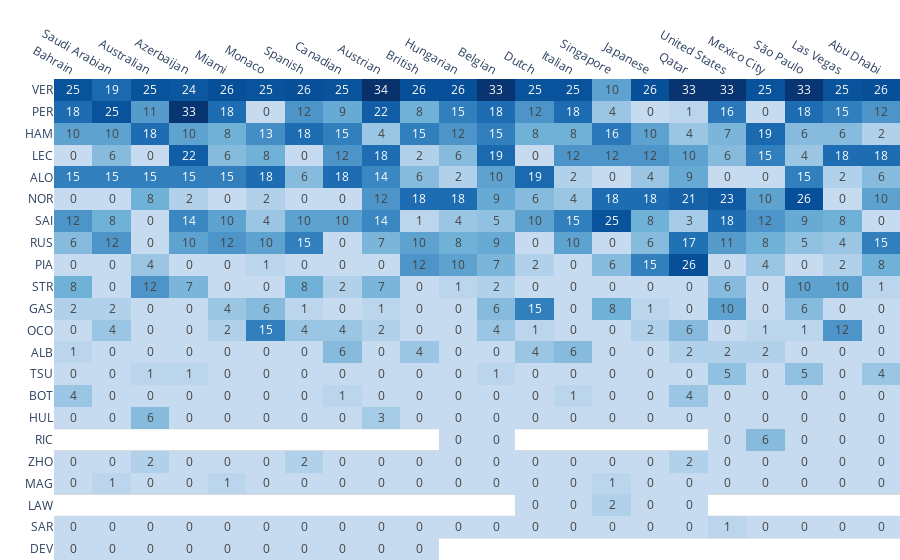

Here is the notebook cell this chart was saved with:
### Code cell
#| label: ninth
import pandas as pd
import plotly.express as px
from plotly.io import show
fastf1.Cache.enable_cache('D:\\')
from fastf1.ergast import Ergast
ergast = Ergast()
races = ergast.get_race_schedule(2023)  # Races in year 2022
results = []

# For each race in the season
for rnd, race in races['raceName'].items():

    # Get results. Note that we use the round no. + 1, because the round no.
    # starts from one (1) instead of zero (0)
    temp = ergast.get_race_results(season=2023, round=rnd + 1)
    temp = temp.content[0]

    # If there is a sprint, get the results as well
    sprint = ergast.get_sprint_results(season=2023, round=rnd + 1)
    if sprint.content and sprint.description['round'][0] == rnd + 1:
        temp = pd.merge(temp, sprint.content[0], on='driverCode', how='left')
        # Add sprint points and race points to get the total
        temp['points'] = temp['points_x'] + temp['points_y']
        temp.drop(columns=['points_x', 'points_y'], inplace=True)

    # Add round no. and grand prix name
    temp['round'] = rnd + 1
    temp['race'] = race.removesuffix(' Grand Prix')
    temp = temp[['round', 'race', 'driverCode', 'points']]  # Keep useful cols.
    results.append(temp)

# Append all races into a single dataframe
results = pd.concat(results)
races = results['race'].drop_duplicates()
results = results.pivot(index='driverCode', columns='round', values='points')
# Here we have a 22-by-22 matrix (22 races and 22 drivers, incl. DEV and HUL)

# Rank the drivers by their total points
results['total_points'] = results.sum(axis=1)
results = results.sort_values(by='total_points', ascending=False)
results.drop(columns='total_points', inplace=True)

# Use race name, instead of round no., as column names
results.columns = races
fig = px.imshow(
    results,
    text_auto=True,
    aspect='auto',  # Automatically adjust the aspect ratio
    color_continuous_scale=[[0,    'rgb(198, 219, 239)'],  # Blue scale
                            [0.25, 'rgb(107, 174, 214)'],
                            [0.5,  'rgb(33,  113, 181)'],
                            [0.75, 'rgb(8,   81,  156)'],
                            [1,    'rgb(8,   48,  107)']],
    labels={'x': 'Race',
            'y': 'Driver',
            'color': 'Points'}       # Change hover texts
)
fig.update_xaxes(title_text='')      # Remove axis titles
fig.update_yaxes(title_text='')
fig.update_yaxes(tickmode='linear')  # Show all ticks, i.e. driver names
fig.update_yaxes(showgrid=True, gridwidth=1, gridcolor='LightGrey',
                 showline=False,
                 tickson='boundaries')              # Show horizontal grid only
fig.update_xaxes(showgrid=False, showline=False)    # And remove vertical grid
fig.update_layout(plot_bgcolor='rgba(0,0,0,0)')     # White background
fig.update_layout(coloraxis_showscale=False)        # Remove legend
fig.update_layout(xaxis=dict(side='top'))           # x-axis on top
fig.update_layout(margin=dict(l=0, r=0, b=0, t=0))  # Remove border margins
fig
show(fig)

### Figure 1 — Plotly figure (JSON) as saved in the notebook; plotly's stock layout.template omitted (floating-point values rounded to 4 significant figures; data arrays with more than 128 entries replaced by an {"elided": "..."} marker saying what was removed)
{"data": [{"coloraxis": "coloraxis", "hovertemplate": "Race: %{x}<br>Driver: %{y}<br>Points: %{z}<extra></extra>", "name": "0", "texttemplate": "%{z}", "type": "heatmap", "x": ["Bahrain", "Saudi Arabian", "Australian", "Azerbaijan", "Miami", "Monaco", "Spanish", "Canadian", "Austrian", "British", "Hungarian", "Belgian", "Dutch", "Italian", "Singapore", "Japanese", "Qatar", "United States", "Mexico City", "São Paulo", "Las Vegas", "Abu Dhabi"], "xaxis": "x", "y": ["VER", "PER", "HAM", "LEC", "ALO", "NOR", "SAI", "RUS", "PIA", "STR", "GAS", "OCO", "ALB", "TSU", "BOT", "HUL", "RIC", "ZHO", "MAG", "LAW", "SAR", "DEV"], "yaxis": "y", "z": {"elided": "22x22 int values"}}], "layout": {"coloraxis": {"colorbar": {"title": {"text": "Points"}}, "colorscale": [[0, "rgb(198, 219, 239)"], [0.25, "rgb(107, 174, 214)"], [0.5, "rgb(33,  113, 181)"], [0.75, "rgb(8,   81,  156)"], [1, "rgb(8,   48,  107)"]], "showscale": false}, "margin": {"b": 0, "l": 0, "r": 0, "t": 0}, "plot_bgcolor": "rgba(0,0,0,0)", "xaxis": {"anchor": "y", "domain": [0, 1], "showgrid": false, "showline": false, "side": "top", "title": {"text": ""}}, "yaxis": {"anchor": "x", "autorange": "reversed", "domain": [0, 1], "gridcolor": "LightGrey", "gridwidth": 1, "showgrid": true, "showline": false, "tickmode": "linear", "tickson": "boundaries", "title": {"text": ""}}}}
